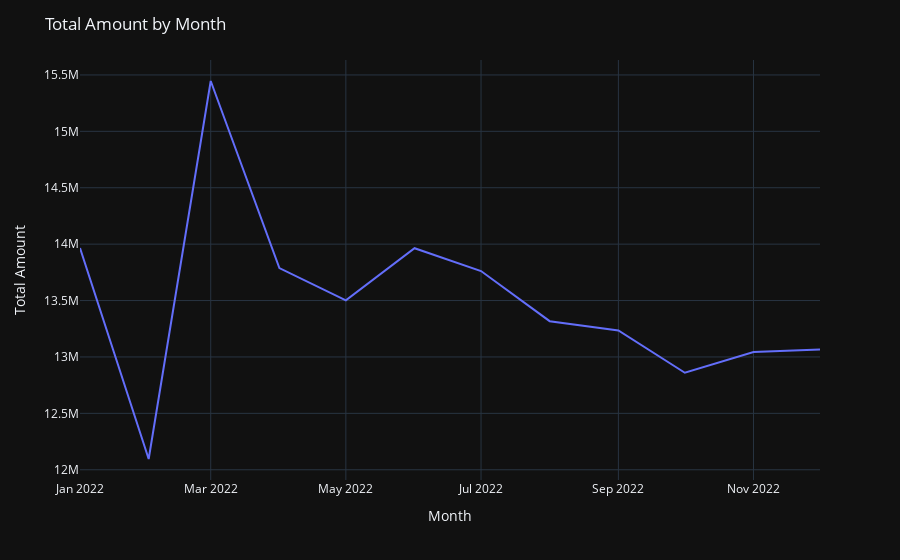

Notebook cell for this chart:
### Markdown cell above
Menghitung jumlah total amount per bulan

### Code cell
# Menambahkan kolom 'Bulan' untuk mengelompokkan data per bulan
df = series_data
df['Bulan'] = df['Date'].dt.strftime('%Y-%m')

# Menghitung jumlah total amount per bulan
total_amount_per_bulan = df.groupby('Bulan')['TotalAmount'].sum().reset_index()

# Membuat plot menggunakan Plotly Express
fig = px.line(total_amount_per_bulan, x='Bulan', y='TotalAmount', labels={'TotalAmount': 'Total Amount'})
fig.update_layout(title='Total Amount by Month', xaxis_title='Month', yaxis_title='Total Amount')

fig.update_layout(template='plotly_dark')
fig.show()

### Figure 1 — Plotly figure (JSON) as saved in the notebook; plotly's stock layout.template omitted (floating-point values rounded to 4 significant figures)
{"data": [{"hovertemplate": "Bulan=%{x}<br>Total Amount=%{y}<extra></extra>", "legendgroup": "", "line": {"color": "#636efa", "dash": "solid"}, "marker": {"symbol": "circle"}, "mode": "lines", "name": "", "orientation": "v", "showlegend": false, "type": "scatter", "x": ["2022-01", "2022-02", "2022-03", "2022-04", "2022-05", "2022-06", "2022-07", "2022-08", "2022-09", "2022-10", "2022-11", "2022-12"], "xaxis": "x", "y": [13965300, 12095300, 15446300, 13787400, 13501400, 13964100, 13761700, 13317200, 13234200, 12859800, 13044000, 13066300], "yaxis": "y"}], "layout": {"legend": {"tracegroupgap": 0}, "margin": {"t": 60}, "title": {"text": "Total Amount by Month"}, "xaxis": {"anchor": "y", "domain": [0, 1], "title": {"text": "Month"}}, "yaxis": {"anchor": "x", "domain": [0, 1], "title": {"text": "Total Amount"}}}}
